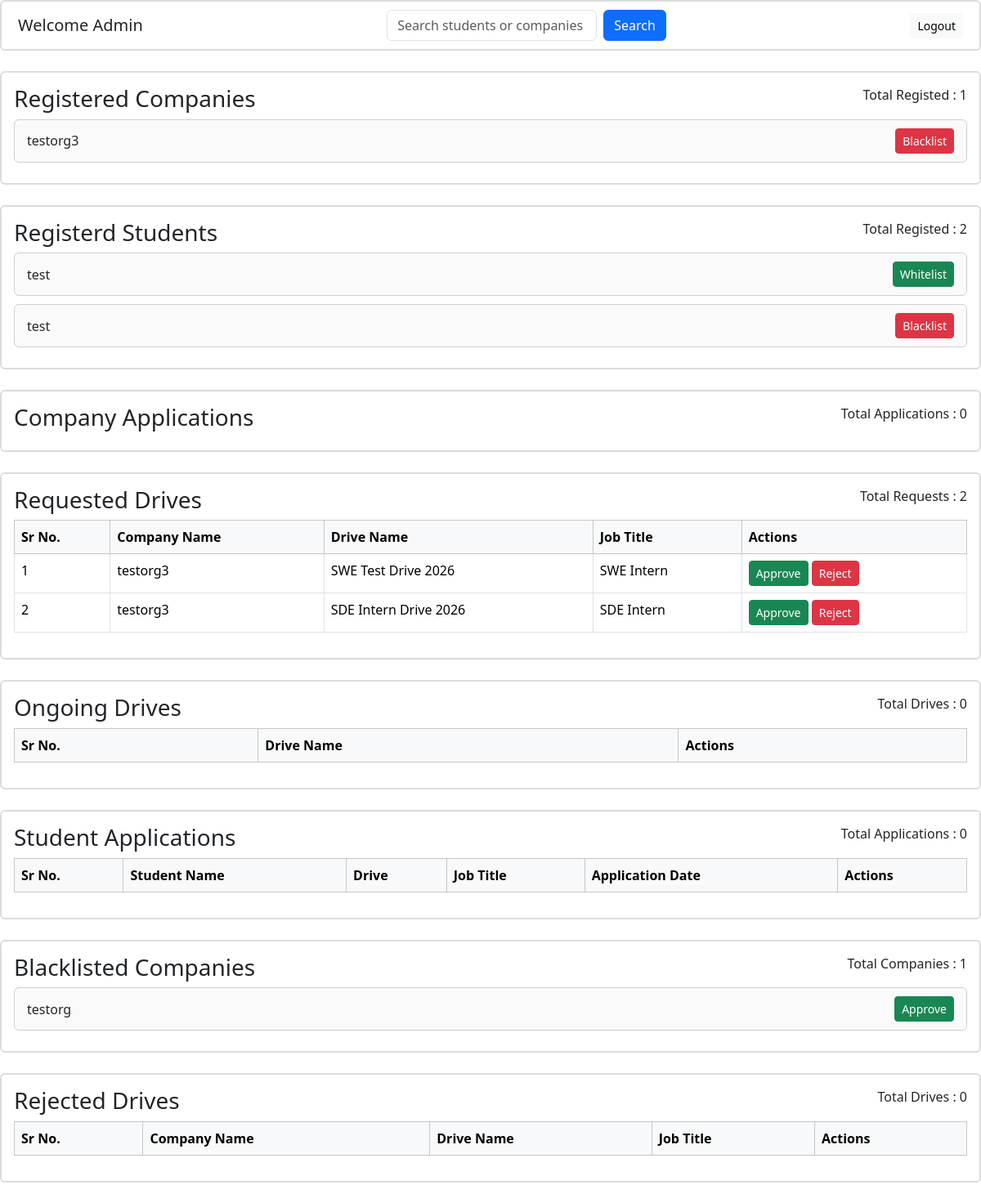
The app's page /admin/dashboard (signed in), older data.
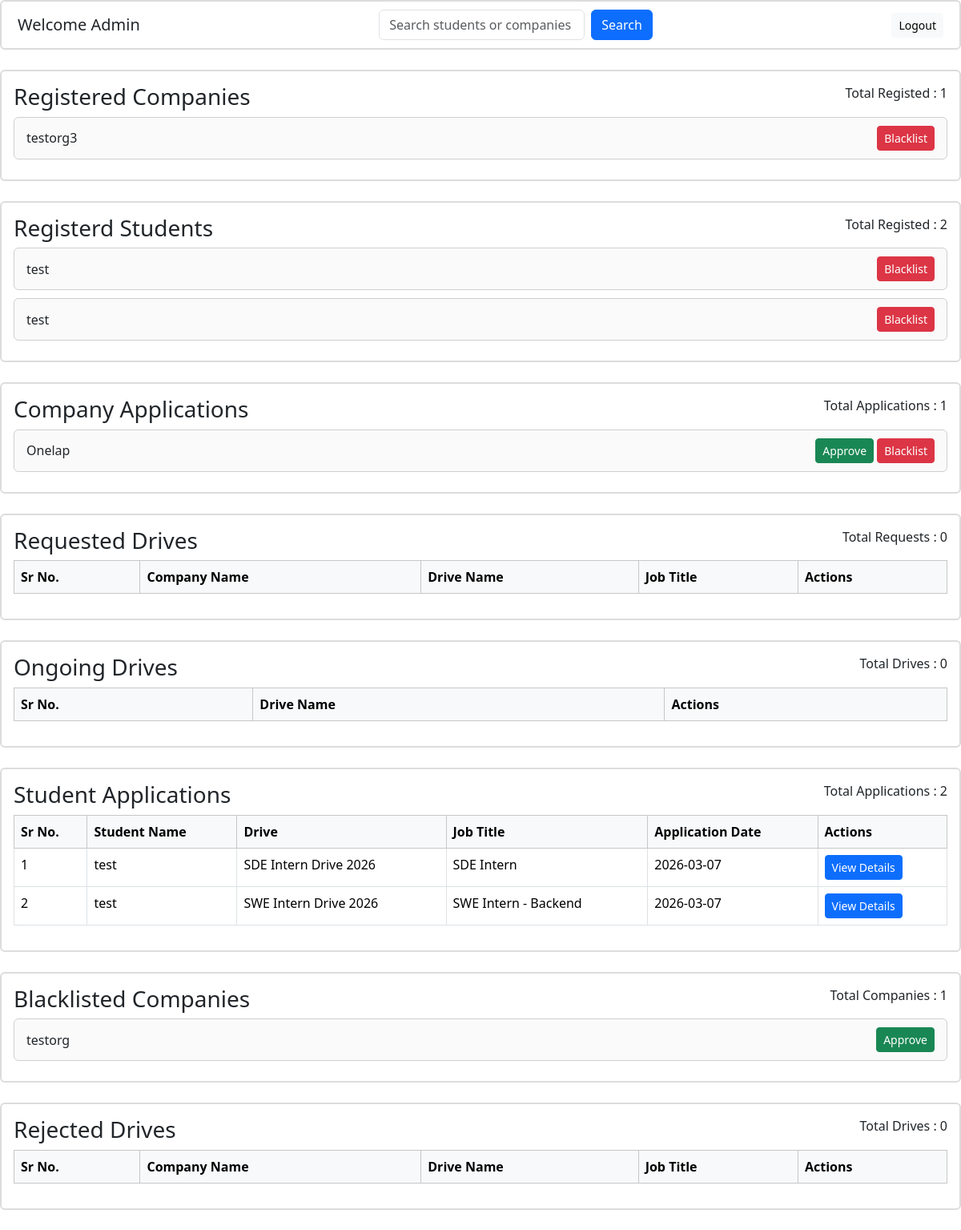
The same page, newer data.
### placementportalcode/models.py (models this page shows, shortened)
class Company(db.Model):
    __tablename__ = "company"
    company_id=db.Column(db.Integer,primary_key=True)
    company_name=db.Column(db.String(100),nullable=False)
    hr_contact=db.Column(db.String(100),nullable=False)
    company_website=db.Column(db.String(100),nullable=False)
    approval_status=db.Column(db.String(20),
                              default=CompanyEnumStatus.PENDING.value,
                              nullable=False
                              )
    user_id = db.Column(
        db.Integer,
        db.ForeignKey("user.id"),
        nullable=False,
        unique=True   # ensures one-to-one
    )
    drives=db.relationship(
        "PlacementDrive",
        back_populates='company',
        cascade="all, delete-orphan"
    )
    user = db.relationship("User", back_populates="company")

class User(db.Model):
    __tablename__ = "user"
    id=db.Column(db.Integer,primary_key=True)
    username=db.Column(db.String(100),nullable=False,unique=True)
    password_hash=db.Column(db.String(255),nullable=False)
    name=db.Column(db.String(100),nullable=False)
    dob=db.Column(db.Date)
    role=db.Column(db.String(20),default=RoleEnum.STUDENT.value,nullable=False)
    department=db.Column(db.String(100),nullable=True)
    resume_path = db.Column(db.String(255), nullable=True)  # new column
    eligible = db.Column(
        db.Boolean,
        nullable=True,
        default=True
    )
    applications=db.relationship(
        "Application",
        back_populates='student',
        cascade="all, delete-orphan"
    )
    company = db.relationship(
        "Company",
        back_populates="user",
        uselist=False,   # one-to-one
        cascade="all, delete-orphan"
    )

class PlacementDrive(db.Model):
    __tablename__ = "placement_drive"
    drive_id=db.Column(db.Integer,primary_key=True)
    drive_name = db.Column(db.String(100), nullable=False)
    company_id=db.Column(
        db.Integer,
        db.ForeignKey("company.company_id"),
        nullable=False,
    )
    job_title=db.Column(db.String(100),nullable=False)
    job_desc=db.Column(db.String(1000),nullable=False)
    eligibility_criteria=db.Column(db.String(500),nullable=False)
    status=db.Column(db.String(20)
                     ,default=DriveApprovalStatusEnum.PENDING.value
                     ,nullable=False)
    application_deadline=db.Column(db.DateTime,nullable=False)
    ctc = db.Column(
        db.String(50),
        nullable=False,
        default="Not Disclosed"
    )
    company=db.relationship(
        "Company",
        back_populates="drives"
    )
    applications=db.relationship(
        "Application",
        back_populates="drive",
        cascade="all, delete-orphan"
    )

class Application(db.Model):
    __tablename__ = "application"
    application_id=db.Column(db.Integer,primary_key=True)
    application_date=db.Column(db.Date,nullable=False,default=date.today)
    status=db.Column(db.String(20),default=ApplicationStatusEnum.APPLIED.value,nullable=False)
    student_id=db.Column(
        db.Integer,
        db.ForeignKey("user.id"),
        nullable=False,
    )
    student=db.relationship(
        "User",
        back_populates="applications"
    )
    drive_id=db.Column(
        db.Integer,
        db.ForeignKey("placement_drive.drive_id"),
        nullable=False,
    )
    drive=db.relationship(
        "PlacementDrive",
        back_populates="applications"
    )
    __table_args__=(
        db.UniqueConstraint("student_id","drive_id",name="unique_student_drive"),
    )

### placementportalcode/admin/routes.py (the view)
@admin_bp.route("/dashboard",methods=[HTTPMethod.GET] )
def dashboard():
    user_id=session.get("user_id")
    if not user_id:
        return redirect(url_for("auth.login"))
    user=User.query.get(user_id)
    if not user:
        return redirect(url_for("auth.login"))
    if user.role!=RoleEnum.ADMIN.value:
        return redirect(url_for("auth.login"))
    now=datetime.now()
    company_applications=Company.query.filter_by(approval_status=CompanyEnumStatus.PENDING.value)
    registered_companies=Company.query.filter_by(approval_status=CompanyEnumStatus.APPROVED.value)
    blacklisted_companies=Company.query.filter_by(approval_status=CompanyEnumStatus.BLACKLISTED.value)
    registered_students=User.query.filter_by(role=RoleEnum.STUDENT.value )
    requested_drives=PlacementDrive.query.filter(PlacementDrive.status==DriveApprovalStatusEnum.PENDING.value)
    rejected_drives=PlacementDrive.query.filter(PlacementDrive.status==DriveApprovalStatusEnum.REJECT.value)
    ongoing_drives=PlacementDrive.query.filter(PlacementDrive.application_deadline <now,PlacementDrive.status==DriveApprovalStatusEnum.APPROVED.value)
    student_applications=Application.query.all()
    return render_template("admin/dashboard.html",company_applications=company_applications,registered_companies=registered_companies,registered_students=registered_students,ongoing_drives=ongoing_drives,requested_drives=requested_drives,student_applications=student_applications,blacklisted_companies=blacklisted_companies,rejected_drives=rejected_drives)

### placementportalcode/templates/admin/dashboard.html (shortened to what the changed rows need)
{% from "components/button.html" import action_button %}
{% from "components/post_button.html" import action_post_button %}
{% from "components/comman_table.html" import render_table %}
{% from "components/modal.html" import render_modal %}
{% extends 'base.html'%}
{% block extra_css %}
<link rel="stylesheet" href="{{ url_for('static', filename='css/admin.css') }}">
{%endblock%}
{% block content%}
<section class="section-box">
    {% for company in registered_companies %}
    <section class="list-item-box">
        <div>{{company.company_name}}</div>
        {{ action_post_button(
        url_for('admin.update_company_status', company_id=company.company_id),
        "Blacklist",
        "danger",
        name="action",
        value="blacklist"
        ) }}
    </section>
    {%endfor%}
</section>
<section class="section-box">
    {% for student in registered_students %}
    <section class="list-item-box">
        <div>{{student.name}}</div>
        {% if student.eligible%}
        {{ action_post_button(
        url_for('admin.update_student_status', student_id=student.id),
        "Blacklist",
        "danger",
        name="action",
        value="blacklist"
        ) }}
        {% else %}
        {{ action_post_button(
        url_for('admin.update_student_status', student_id=student.id),
        "Whitelist",
        "success",
        name="action",
        value="whitelist"
        ) }}
        {%endif%}
    </section>
    {%endfor%}
</section>
<section class="section-box">
    <div class="d-flex justify-content-between">
        <h3>Company Applications</h3>
        <div>Total Applications : {{company_applications.count() }} </div>
    </div>
    {% for company in company_applications %}
    <section class="list-item-box">
        <div>{{company.company_name}}</div>
        <div>
            {{ action_post_button(
            url_for('admin.update_company_status', company_id=company.company_id),
            "Approve",
            "success",
            name="action",
            value="approve"
            ) }}
            {{ action_post_button(
            url_for('admin.update_company_status', company_id=company.company_id),
            "Blacklist",
            "danger",
            name="action",
            value="blacklist"
            ) }}
        </div>
    </section>
    {%endfor%}
</section>
<section class="section-box">
    {% call render_table(["Sr No.","Company Name" ,"Drive Name","Job Title", "Actions"],"Requested Drives ","Total
    Requests : " ~requested_drives.count()) %}
    {% for drive in requested_drives %}
    <tr>
        <td>{{ loop.index }}</td>
        <td>{{drive.company.company_name}}</td>
        <td>{{drive.drive_name}}</td>
        <td>{{ drive.job_title }}</td>
        <td>
            {{ action_post_button(
            url_for('admin.update_drive_status', drive_id=drive.drive_id),
            "Approve",
            "success",
            name="action",
            value="approve")}}
            {{ action_post_button(
            url_for('admin.update_drive_status', drive_id=drive.drive_id),
            "Reject",
            "danger",
            name="action",
            value="reject")}}
        </td>
    </tr>
    {% endfor %}
    {% endcall %}
</section>
<section class="section-box">
    <table class="table table-bordered">
        <thead class="table-light">
            <tr>
                <th>Sr No.</th>
                <th>Drive Name</th>
                <th>Actions</th>
            </tr>
        </thead>
    </table>
</section>
<section class="section-box">
    {% call render_table(["Sr No.","Student Name" ,"Drive","Job Title","Application Date", "Actions"],"Student
    Applications","Total Applications : " ~student_applications|length) %}
    {% for application in student_applications %}
    <tr>
        <td>{{ loop.index }}</td>
        <td>{{application.student.name}}</td>
        <td>{{application.drive.drive_name}}</td>
        <td>{{ application.drive.job_title }}</td>
        <td>{{application.application_date}}</td>
        <td>
            {{ action_button(
            "#",
            "View Details",
            "primary",
            toggle="modal",
            target="#studentApplication" ~ application.student.id
            ) }}
        </td>
    </tr>
    {% endfor %}
    {% endcall %}
</section>
<section class="section-box">
    {% for company in blacklisted_companies %}
    <section class="list-item-box">
        <div>{{company.company_name}}</div>
        {{ action_post_button(
        url_for('admin.update_company_status', company_id=company.company_id),
        "Approve",
        "success",
        name="action",
        value="approve"
        ) }}
    </section>
    {%endfor%}
</section>
<section class="section-box">
</section>
{%endblock%}

### placementportalcode/templates/components/button.html
{% macro action_button(url, text, color="primary",toggle=None,target=None,disabled=False) %}
<a href="{{ url }}"
   class="btn btn-sm custom-btn btn-{{ color }} {% if disabled %}disabled{% endif %}"
   {% if toggle %} data-bs-toggle="{{ toggle }}" {% endif %}
   {% if target %} data-bs-target="{{ target }}" {% endif %}>
    {{ text }}
</a>
{% endmacro %}

### placementportalcode/templates/components/post_button.html
{% macro action_post_button(url, text, color="primary", name=None, value=None) %}
<form method="POST" action="{{ url }}" class="d-inline">
    <button type="submit"
            class="btn btn-sm btn-{{ color }}"
            {% if name %} name="{{ name }}" {% endif %}
            {% if value %} value="{{ value }}" {% endif %}>
        {{ text }}
    </button>
</form>
{% endmacro %}

Row changes from the older to the newer data that the page shows:
no longer on this page (row edited): PlacementDrive: company.company_name "testorg3", drive_name "SWE Test Drive 2026", job_title "SWE Intern", text "Approve Reject"
no longer on this page (row edited): PlacementDrive: company.company_name "testorg3", drive_name "SDE Intern Drive 2026", job_title "SDE Intern", text "Approve Reject"
changed User (number 1 of 2 on the later page): eligible False → True (drawn); text "Whitelist" → "Blacklist"
added Company: company_name "Onelap", text "Approve Blacklist", shown under "Company Applications"
added Application: student.name "test", drive.drive_name "SDE Intern Drive 2026", drive.job_title "SDE Intern", application_date "2026-03-07", text "View Details"
added Application: student.name "test", drive.drive_name "SWE Intern Drive 2026", drive.job_title "SWE Intern - Backend", application_date "2026-03-07", text "View Details"
Text that changed along with them:
{{ company_applications.count() }}: "0" → "1"
{{ sub_title }}: "Total Requests : 2 Total Applications : 0 Total Drives : 0" → "Total Requests : 0 Total Applications : 2 Total Drives : 0"
